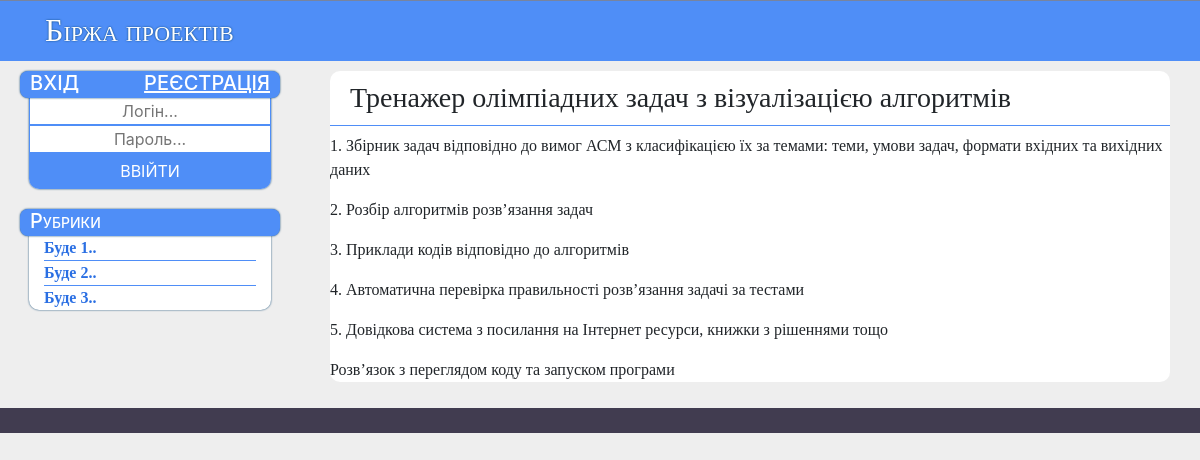
Page /task/38 on the committed database.
### tables this page shows
CREATE TABLE tasks (
  id integer primary key autoincrement,
  login text not null,
  title text not null,
  description text not null,
  content mediumtext not null,
  max_people integer not null,
  now_people integer,
  date date not null,
  deadline date not null,
  subject text not null
);

### core.py (the view)
@app.route('/task/<int:id>')
def project(id):
    db = get_db()
    proj = db.execute('select * from tasks where id = ?',  [int(id)]).fetchone()
    wo = None
    re = None
    if session.get('employee') and proj:
        work = db.execute('select content from works where task = ? and login = ?',  [proj[0], session['login']]).fetchone()
        if work:
            wo = work[0]
    elif session.get('employer') and proj:
        re = db.execute('select content, login from works where task = ?',  [proj[0]])
    if proj:
        return render_template('project.html', p=proj, w = wo, r = re, title="Project: " + proj[2])
    else:
        return redirect(url_for('index'))

### core.py (called while the page is built)
def connect_db():
    rv = sqlite3.connect(app.config['DATABASE'])
    rv.row_factory = sqlite3.Row
    return rv

def get_db():
    if not hasattr(g, 'sqlite_db'):
        g.sqlite_db = connect_db()
    return g.sqlite_db

### templates/project.html (shortened to what this page needs)
{% extends "layout.html" %}
{% block body %}
  					<div class="container">
  					    <div class="project">
						    <h3>{{p.title}} </h3>
						    <div id="text_o" class="ttext">{{p.content | safe}}</div>
						</div>
					</div>
{% endblock %}

### static/style.css (style rules this page uses)
body { background: #eee !important; }
.container { font-family: "Gill Sans, sans-serif"; padding: 10px 5px; }
.ttext { border: none !important; }
.project { background: #fff; border-radius: 10px; }
.project h3 { padding: 10px 20px; border-bottom: solid 1px #4f8ef7; }

### rows in the picture
tasks: title "Тренажер олімпіадних задач з візуалізацією алгоритмів", content "1. Збірник задач відповідно до вимог АСМ з класифікацією їх за темами: теми, умови задач, формати вхідних та вихідних даних 2. Розбір алгоритмів розв’язання задач 3. Приклади кодів відповідно до алгоритмів 4. Автоматична перевірка правильності розв’язання задачі за тестами 5. Довідкова система з посилання на Інтернет ресурси, книжки з рішеннями тощо Розв’язок з переглядом коду та запуском програми"
